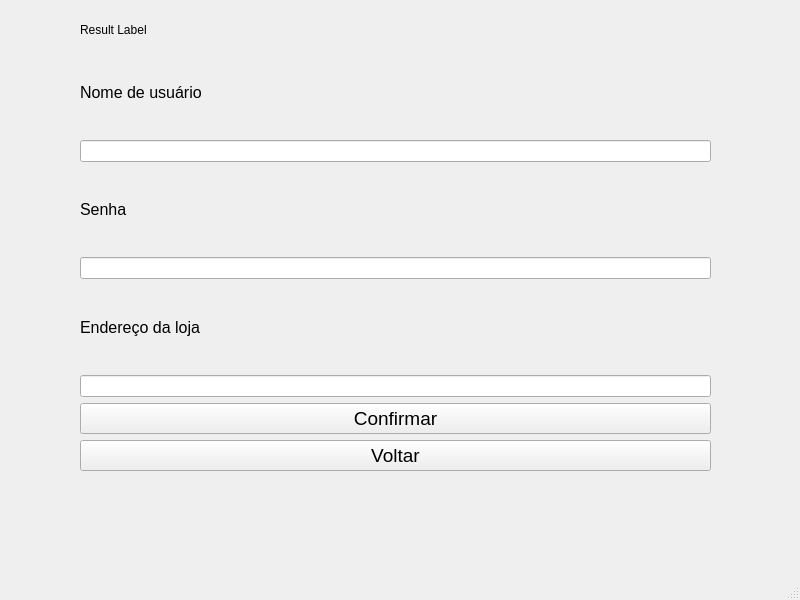
<?xml version="1.0" encoding="UTF-8"?>
<ui version="4.0">
 <class>CadAdm</class>
 <widget class="QMainWindow" name="CadAdm">
  <property name="geometry">
   <rect>
    <x>0</x>
    <y>0</y>
    <width>800</width>
    <height>600</height>
   </rect>
  </property>
  <property name="windowTitle">
   <string>MainWindow</string>
  </property>
  <widget class="QWidget" name="centralwidget">
   <widget class="QWidget" name="layoutWidget">
    <property name="geometry">
     <rect>
      <x>80</x>
      <y>50</y>
      <width>631</width>
      <height>421</height>
     </rect>
    </property>
    <layout class="QGridLayout" name="gridLayout">
     <item row="0" column="0">
      <layout class="QVBoxLayout" name="verticalLayout_4">
       <item>
        <layout class="QVBoxLayout" name="verticalLayout">
         <item>
          <widget class="QLabel" name="label">
           <property name="font">
            <font>
             <pointsize>12</pointsize>
            </font>
           </property>
           <property name="text">
            <string>Nome de usuário</string>
           </property>
          </widget>
         </item>
         <item>
          <widget class="QLineEdit" name="lineNome"/>
         </item>
        </layout>
       </item>
       <item>
        <layout class="QVBoxLayout" name="verticalLayout_2">
         <item>
          <widget class="QLabel" name="label_2">
           <property name="font">
            <font>
             <pointsize>12</pointsize>
            </font>
           </property>
           <property name="text">
            <string>Senha</string>
           </property>
          </widget>
         </item>
         <item>
          <widget class="QLineEdit" name="lineSenha">
           <property name="echoMode">
            <enum>QLineEdit::Password</enum>
           </property>
          </widget>
         </item>
        </layout>
       </item>
       <item>
        <layout class="QVBoxLayout" name="verticalLayout_3">
         <item>
          <widget class="QLabel" name="label_3">
           <property name="font">
            <font>
             <pointsize>12</pointsize>
            </font>
           </property>
           <property name="text">
            <string>Endereço da loja</string>
           </property>
          </widget>
         </item>
         <item>
          <widget class="QLineEdit" name="lineEnd"/>
         </item>
        </layout>
       </item>
      </layout>
     </item>
     <item row="1" column="0">
      <layout class="QVBoxLayout" name="verticalLayout_5">
       <item>
        <widget class="QPushButton" name="bt_confirmar">
         <property name="font">
          <font>
           <pointsize>14</pointsize>
          </font>
         </property>
         <property name="text">
          <string>Confirmar</string>
         </property>
        </widget>
       </item>
       <item>
        <widget class="QPushButton" name="bt_voltar">
         <property name="font">
          <font>
           <pointsize>14</pointsize>
          </font>
         </property>
         <property name="text">
          <string>Voltar</string>
         </property>
        </widget>
       </item>
      </layout>
     </item>
    </layout>
   </widget>
   <widget class="QLabel" name="resultLabel">
    <property name="geometry">
     <rect>
      <x>80</x>
      <y>20</y>
      <width>641</width>
      <height>19</height>
     </rect>
    </property>
    <property name="text">
     <string>Result Label</string>
    </property>
   </widget>
  </widget>
  <widget class="QStatusBar" name="statusbar"/>
 </widget>
 <resources/>
 <connections/>
</ui>
